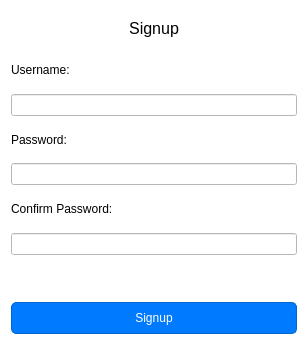
<?xml version="1.0" encoding="UTF-8"?>
<ui version="4.0">
 <class>SignupDialog</class>
 <widget class="QDialog" name="SignupDialog">
  <property name="geometry">
   <rect>
    <x>0</x>
    <y>0</y>
    <width>308</width>
    <height>345</height>
   </rect>
  </property>
  <property name="windowTitle">
   <string>Signup</string>
  </property>
  <property name="styleSheet">
   <string notr="true">background-color: rgb(255, 255, 255);</string>
  </property>
  <layout class="QVBoxLayout" name="verticalLayout">
   <item>
    <widget class="QLabel" name="signup_label">
     <property name="font">
      <font>
       <pointsize>12</pointsize>
      </font>
     </property>
     <property name="text">
      <string>Signup</string>
     </property>
     <property name="alignment">
      <set>Qt::AlignmentFlag::AlignCenter</set>
     </property>
    </widget>
   </item>
   <item>
    <widget class="QLabel" name="username_label">
     <property name="text">
      <string>Username: </string>
     </property>
    </widget>
   </item>
   <item>
    <widget class="QLineEdit" name="username_input"/>
   </item>
   <item>
    <widget class="QLabel" name="password_label">
     <property name="text">
      <string>Password:</string>
     </property>
    </widget>
   </item>
   <item>
    <widget class="QLineEdit" name="password_input"/>
   </item>
   <item>
    <widget class="QLabel" name="confirmpass_label">
     <property name="text">
      <string>Confirm Password:</string>
     </property>
    </widget>
   </item>
   <item>
    <widget class="QLineEdit" name="confirmpass_input"/>
   </item>
   <item>
    <widget class="QLabel" name="validation_label">
     <property name="styleSheet">
      <string notr="true">color: rgb(255, 0, 0);</string>
     </property>
     <property name="text">
      <string/>
     </property>
    </widget>
   </item>
   <item>
    <widget class="QPushButton" name="signup_button">
     <property name="styleSheet">
      <string notr="true"> padding: 8px 16px;  /* Padding inside the button */
    color: white;  /* Font color */
    background-color: rgb(0, 123, 255);  /* Bootstrap blue */
    border-radius: 5px;  /* Optional: rounded corners */
    border: 1px solid rgb(0, 102, 204);  /* Darker border color */</string>
     </property>
     <property name="text">
      <string>Signup</string>
     </property>
     <property name="autoDefault">
      <bool>true</bool>
     </property>
     <property name="default">
      <bool>true</bool>
     </property>
    </widget>
   </item>
  </layout>
 </widget>
 <resources/>
 <connections/>
</ui>
